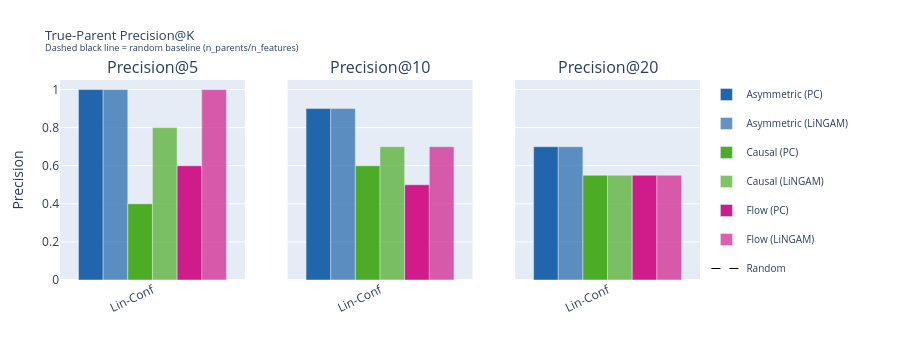

The notebook cell saved with this chart:
### Code cell
# ── 3c: True-parent Precision@K — one subplot per K-value ───────────────────
fig_prec = make_subplots(
    rows=1, cols=len(K_VALUES),
    subplot_titles=[f"Precision@{k}" for k in K_VALUES],
    shared_yaxes=True,
)
LEGEND_SEEN2 = set()
combos = [(m, g) for m in BASE_METHODS for g in DISC_GRAPHS]

for ci, k in enumerate(K_VALUES, start=1):
    sub = df_metrics[(df_metrics["K"] == k) & (df_metrics["Method"].isin(BASE_METHODS))]
    for meth, g in combos:
        rows = sub[(sub["Method"] == meth) & (sub["Graph"] == g)]
        if rows.empty:
            continue
        name = f"{meth} ({g})"
        show = name not in LEGEND_SEEN2
        LEGEND_SEEN2.add(name)
        fig_prec.add_trace(
            go.Bar(
                x           = [DS_LABELS[rows.iloc[i]["DatasetFull"]] for i in range(len(rows))],
                y           = rows["Precision"].tolist(),
                name        = name,
                legendgroup = name,
                showlegend  = show,
                marker_color= METHOD_COLORS[meth],
                opacity     = 0.7 if g == "LiNGAM" else 1.0,
                hovertemplate=f"<b>{name}</b><br>Prec=%{{y:.3f}}<extra></extra>",
            ),
            row=1, col=ci,
        )
    # Random baseline line
    random_vals = df_metrics[(df_metrics["K"] == k) & (df_metrics["Method"].isin(BASE_METHODS))]
    if not random_vals.empty:
        xs = [DS_LABELS[ds] for ds in DATASETS]
        fig_prec.add_trace(
            go.Scatter(
                x=xs, y=[random_vals.groupby("DatasetFull")["RandomBase"].first().get(ds, 0) for ds in DATASETS],
                mode="lines", line=dict(dash="dash", color="black", width=1.2),
                name="Random", legendgroup="Random", showlegend=(ci == 1),
                hovertemplate="Random baseline<br>Prec=%{y:.3f}<extra></extra>",
            ),
            row=1, col=ci,
        )

fig_prec.update_layout(
    title=dict(text="True-Parent Precision@K<br><sup>Dashed black line = random baseline (n_parents/n_features)</sup>",
               font=dict(size=13)),
    height=360, width=900,
    barmode="group",
    legend=dict(x=1.01, y=1, xanchor="left", font=dict(size=10)),
    margin=dict(l=60, r=200, t=80, b=80),
)
fig_prec.update_yaxes(range=[0, 1.05], title_text="Precision", col=1)
fig_prec.update_xaxes(tickangle=-25)
fig_prec.show()

### Figure 1 — Plotly figure (JSON) as saved in the notebook; plotly's stock layout.template omitted (floating-point values rounded to 4 significant figures)
{"data": [{"hovertemplate": "<b>Asymmetric (PC)</b><br>Prec=%{y:.3f}<extra></extra>", "legendgroup": "Asymmetric (PC)", "marker": {"color": "#2166ac"}, "name": "Asymmetric (PC)", "opacity": 1, "showlegend": true, "type": "bar", "x": ["Lin-Conf"], "xaxis": "x", "y": [1], "yaxis": "y"}, {"hovertemplate": "<b>Asymmetric (LiNGAM)</b><br>Prec=%{y:.3f}<extra></extra>", "legendgroup": "Asymmetric (LiNGAM)", "marker": {"color": "#2166ac"}, "name": "Asymmetric (LiNGAM)", "opacity": 0.7, "showlegend": true, "type": "bar", "x": ["Lin-Conf"], "xaxis": "x", "y": [1], "yaxis": "y"}, {"hovertemplate": "<b>Causal (PC)</b><br>Prec=%{y:.3f}<extra></extra>", "legendgroup": "Causal (PC)", "marker": {"color": "#4dac26"}, "name": "Causal (PC)", "opacity": 1, "showlegend": true, "type": "bar", "x": ["Lin-Conf"], "xaxis": "x", "y": [0.4], "yaxis": "y"}, {"hovertemplate": "<b>Causal (LiNGAM)</b><br>Prec=%{y:.3f}<extra></extra>", "legendgroup": "Causal (LiNGAM)", "marker": {"color": "#4dac26"}, "name": "Causal (LiNGAM)", "opacity": 0.7, "showlegend": true, "type": "bar", "x": ["Lin-Conf"], "xaxis": "x", "y": [0.8], "yaxis": "y"}, {"hovertemplate": "<b>Flow (PC)</b><br>Prec=%{y:.3f}<extra></extra>", "legendgroup": "Flow (PC)", "marker": {"color": "#d01c8b"}, "name": "Flow (PC)", "opacity": 1, "showlegend": true, "type": "bar", "x": ["Lin-Conf"], "xaxis": "x", "y": [0.6], "yaxis": "y"}, {"hovertemplate": "<b>Flow (LiNGAM)</b><br>Prec=%{y:.3f}<extra></extra>", "legendgroup": "Flow (LiNGAM)", "marker": {"color": "#d01c8b"}, "name": "Flow (LiNGAM)", "opacity": 0.7, "showlegend": true, "type": "bar", "x": ["Lin-Conf"], "xaxis": "x", "y": [1], "yaxis": "y"}, {"hovertemplate": "Random baseline<br>Prec=%{y:.3f}<extra></extra>", "legendgroup": "Random", "line": {"color": "black", "dash": "dash", "width": 1.2}, "mode": "lines", "name": "Random", "showlegend": true, "type": "scatter", "x": ["Lin-Conf"], "xaxis": "x", "y": [0.3], "yaxis": "y"}, {"hovertemplate": "<b>Asymmetric (PC)</b><br>Prec=%{y:.3f}<extra></extra>", "legendgroup": "Asymmetric (PC)", "marker": {"color": "#2166ac"}, "name": "Asymmetric (PC)", "opacity": 1, "showlegend": false, "type": "bar", "x": ["Lin-Conf"], "xaxis": "x2", "y": [0.9], "yaxis": "y2"}, {"hovertemplate": "<b>Asymmetric (LiNGAM)</b><br>Prec=%{y:.3f}<extra></extra>", "legendgroup": "Asymmetric (LiNGAM)", "marker": {"color": "#2166ac"}, "name": "Asymmetric (LiNGAM)", "opacity": 0.7, "showlegend": false, "type": "bar", "x": ["Lin-Conf"], "xaxis": "x2", "y": [0.9], "yaxis": "y2"}, {"hovertemplate": "<b>Causal (PC)</b><br>Prec=%{y:.3f}<extra></extra>", "legendgroup": "Causal (PC)", "marker": {"color": "#4dac26"}, "name": "Causal (PC)", "opacity": 1, "showlegend": false, "type": "bar", "x": ["Lin-Conf"], "xaxis": "x2", "y": [0.6], "yaxis": "y2"}, {"hovertemplate": "<b>Causal (LiNGAM)</b><br>Prec=%{y:.3f}<extra></extra>", "legendgroup": "Causal (LiNGAM)", "marker": {"color": "#4dac26"}, "name": "Causal (LiNGAM)", "opacity": 0.7, "showlegend": false, "type": "bar", "x": ["Lin-Conf"], "xaxis": "x2", "y": [0.7], "yaxis": "y2"}, {"hovertemplate": "<b>Flow (PC)</b><br>Prec=%{y:.3f}<extra></extra>", "legendgroup": "Flow (PC)", "marker": {"color": "#d01c8b"}, "name": "Flow (PC)", "opacity": 1, "showlegend": false, "type": "bar", "x": ["Lin-Conf"], "xaxis": "x2", "y": [0.5], "yaxis": "y2"}, {"hovertemplate": "<b>Flow (LiNGAM)</b><br>Prec=%{y:.3f}<extra></extra>", "legendgroup": "Flow (LiNGAM)", "marker": {"color": "#d01c8b"}, "name": "Flow (LiNGAM)", "opacity": 0.7, "showlegend": false, "type": "bar", "x": ["Lin-Conf"], "xaxis": "x2", "y": [0.7], "yaxis": "y2"}, {"hovertemplate": "Random baseline<br>Prec=%{y:.3f}<extra></extra>", "legendgroup": "Random", "line": {"color": "black", "dash": "dash", "width": 1.2}, "mode": "lines", "name": "Random", "showlegend": false, "type": "scatter", "x": ["Lin-Conf"], "xaxis": "x2", "y": [0.3], "yaxis": "y2"}, {"hovertemplate": "<b>Asymmetric (PC)</b><br>Prec=%{y:.3f}<extra></extra>", "legendgroup": "Asymmetric (PC)", "marker": {"color": "#2166ac"}, "name": "Asymmetric (PC)", "opacity": 1, "showlegend": false, "type": "bar", "x": ["Lin-Conf"], "xaxis": "x3", "y": [0.7], "yaxis": "y3"}, {"hovertemplate": "<b>Asymmetric (LiNGAM)</b><br>Prec=%{y:.3f}<extra></extra>", "legendgroup": "Asymmetric (LiNGAM)", "marker": {"color": "#2166ac"}, "name": "Asymmetric (LiNGAM)", "opacity": 0.7, "showlegend": false, "type": "bar", "x": ["Lin-Conf"], "xaxis": "x3", "y": [0.7], "yaxis": "y3"}, {"hovertemplate": "<b>Causal (PC)</b><br>Prec=%{y:.3f}<extra></extra>", "legendgroup": "Causal (PC)", "marker": {"color": "#4dac26"}, "name": "Causal (PC)", "opacity": 1, "showlegend": false, "type": "bar", "x": ["Lin-Conf"], "xaxis": "x3", "y": [0.55], "yaxis": "y3"}, {"hovertemplate": "<b>Causal (LiNGAM)</b><br>Prec=%{y:.3f}<extra></extra>", "legendgroup": "Causal (LiNGAM)", "marker": {"color": "#4dac26"}, "name": "Causal (LiNGAM)", "opacity": 0.7, "showlegend": false, "type": "bar", "x": ["Lin-Conf"], "xaxis": "x3", "y": [0.55], "yaxis": "y3"}, {"hovertemplate": "<b>Flow (PC)</b><br>Prec=%{y:.3f}<extra></extra>", "legendgroup": "Flow (PC)", "marker": {"color": "#d01c8b"}, "name": "Flow (PC)", "opacity": 1, "showlegend": false, "type": "bar", "x": ["Lin-Conf"], "xaxis": "x3", "y": [0.55], "yaxis": "y3"}, {"hovertemplate": "<b>Flow (LiNGAM)</b><br>Prec=%{y:.3f}<extra></extra>", "legendgroup": "Flow (LiNGAM)", "marker": {"color": "#d01c8b"}, "name": "Flow (LiNGAM)", "opacity": 0.7, "showlegend": false, "type": "bar", "x": ["Lin-Conf"], "xaxis": "x3", "y": [0.55], "yaxis": "y3"}, {"hovertemplate": "Random baseline<br>Prec=%{y:.3f}<extra></extra>", "legendgroup": "Random", "line": {"color": "black", "dash": "dash", "width": 1.2}, "mode": "lines", "name": "Random", "showlegend": false, "type": "scatter", "x": ["Lin-Conf"], "xaxis": "x3", "y": [0.3], "yaxis": "y3"}], "layout": {"annotations": [{"font": {"size": 16}, "showarrow": false, "text": "Precision@5", "x": 0.1444, "xanchor": "center", "xref": "paper", "y": 1, "yanchor": "bottom", "yref": "paper"}, {"font": {"size": 16}, "showarrow": false, "text": "Precision@10", "x": 0.5, "xanchor": "center", "xref": "paper", "y": 1, "yanchor": "bottom", "yref": "paper"}, {"font": {"size": 16}, "showarrow": false, "text": "Precision@20", "x": 0.8556, "xanchor": "center", "xref": "paper", "y": 1, "yanchor": "bottom", "yref": "paper"}], "barmode": "group", "height": 360, "legend": {"font": {"size": 10}, "x": 1.01, "xanchor": "left", "y": 1}, "margin": {"b": 80, "l": 60, "r": 200, "t": 80}, "title": {"font": {"size": 13}, "text": "True-Parent Precision@K<br><sup>Dashed black line = random baseline (n_parents/n_features)</sup>"}, "width": 900, "xaxis": {"anchor": "y", "domain": [0, 0.2889], "tickangle": -25}, "xaxis2": {"anchor": "y2", "domain": [0.3556, 0.6444], "tickangle": -25}, "xaxis3": {"anchor": "y3", "domain": [0.7111, 1], "tickangle": -25}, "yaxis": {"anchor": "x", "domain": [0, 1], "range": [0, 1.05], "title": {"text": "Precision"}}, "yaxis2": {"anchor": "x2", "domain": [0, 1], "matches": "y", "showticklabels": false}, "yaxis3": {"anchor": "x3", "domain": [0, 1], "matches": "y", "showticklabels": false}}}
